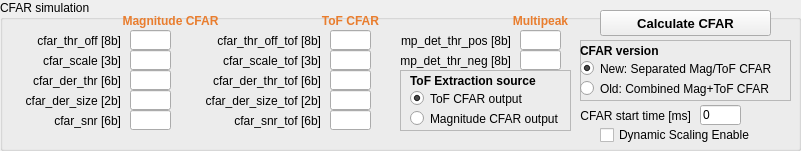
  <widget class="QGroupBox" name="groupBoxCFAR">
   <property name="enabled">
    <bool>true</bool>
   </property>
   <property name="geometry">
    <rect>
     <x>230</x>
     <y>10</y>
     <width>801</width>
     <height>151</height>
    </rect>
   </property>
   <property name="styleSheet">
    <string notr="true"/>
   </property>
   <property name="title">
    <string>CFAR simulation</string>
   </property>
   <widget class="QLabel" name="label_43">
    <property name="geometry">
     <rect>
      <x>10</x>
      <y>50</y>
      <width>111</width>
      <height>21</height>
     </rect>
    </property>
    <property name="text">
     <string>cfar_scale [3b]</string>
    </property>
    <property name="alignment">
     <set>Qt::AlignRight|Qt::AlignTrailing|Qt::AlignVCenter</set>
    </property>
   </widget>
   <widget class="QLabel" name="label_124">
    <property name="geometry">
     <rect>
      <x>10</x>
      <y>30</y>
      <width>111</width>
      <height>21</height>
     </rect>
    </property>
    <property name="text">
     <string>cfar_thr_off [8b]</string>
    </property>
    <property name="alignment">
     <set>Qt::AlignRight|Qt::AlignTrailing|Qt::AlignVCenter</set>
    </property>
   </widget>
   <widget class="CustomControls::LineEdit" name="lineEdit_199">
    <property name="geometry">
     <rect>
      <x>130</x>
      <y>90</y>
      <width>41</width>
      <height>20</height>
     </rect>
    </property>
    <property name="accessibleName">
     <string>CFAR_DER_SIZE</string>
    </property>
   </widget>
   <widget class="QLabel" name="label_127">
    <property name="geometry">
     <rect>
      <x>10</x>
      <y>70</y>
      <width>111</width>
      <height>21</height>
     </rect>
    </property>
    <property name="text">
     <string>cfar_der_thr [6b]</string>
    </property>
    <property name="alignment">
     <set>Qt::AlignRight|Qt::AlignTrailing|Qt::AlignVCenter</set>
    </property>
   </widget>
   <widget class="QLabel" name="label_132">
    <property name="geometry">
     <rect>
      <x>10</x>
      <y>90</y>
      <width>111</width>
      <height>21</height>
     </rect>
    </property>
    <property name="text">
     <string>cfar_der_size [2b]</string>
    </property>
    <property name="alignment">
     <set>Qt::AlignRight|Qt::AlignTrailing|Qt::AlignVCenter</set>
    </property>
   </widget>
   <widget class="CustomControls::LineEdit" name="lineEdit_200">
    <property name="geometry">
     <rect>
      <x>130</x>
      <y>70</y>
      <width>41</width>
      <height>20</height>
     </rect>
    </property>
    <property name="accessibleName">
     <string>CFAR_DER_THR</string>
    </property>
   </widget>
   <widget class="CustomControls::LineEdit" name="lineEdit_201">
    <property name="geometry">
     <rect>
      <x>130</x>
      <y>50</y>
      <width>41</width>
      <height>20</height>
     </rect>
    </property>
    <property name="accessibleName">
     <string>CFAR_SCALE</string>
    </property>
   </widget>
   <widget class="CustomControls::LineEdit" name="lineEdit_202">
    <property name="geometry">
     <rect>
      <x>130</x>
      <y>30</y>
      <width>41</width>
      <height>20</height>
     </rect>
    </property>
    <property name="accessibleName">
     <string>CFAR_THR_OFF</string>
    </property>
   </widget>
   <widget class="QLabel" name="label_133">
    <property name="geometry">
     <rect>
      <x>10</x>
      <y>110</y>
      <width>111</width>
      <height>21</height>
     </rect>
    </property>
    <property name="text">
     <string>cfar_snr [6b]</string>
    </property>
    <property name="alignment">
     <set>Qt::AlignRight|Qt::AlignTrailing|Qt::AlignVCenter</set>
    </property>
   </widget>
   <widget class="CustomControls::LineEdit" name="lineEdit_203">
    <property name="geometry">
     <rect>
      <x>130</x>
      <y>110</y>
      <width>41</width>
      <height>20</height>
     </rect>
    </property>
    <property name="accessibleName">
     <string>CFAR_SNR</string>
    </property>
   </widget>
   <widget class="QLabel" name="label_128">
    <property name="geometry">
     <rect>
      <x>580</x>
      <y>105</y>
      <width>111</width>
      <height>21</height>
     </rect>
    </property>
    <property name="text">
     <string>CFAR start time [ms]</string>
    </property>
    <property name="alignment">
     <set>Qt::AlignRight|Qt::AlignTrailing|Qt::AlignVCenter</set>
    </property>
   </widget>
   <widget class="CustomControls::RealEdit" name="lineEdit_204">
    <property name="geometry">
     <rect>
      <x>700</x>
      <y>105</y>
      <width>41</width>
      <height>20</height>
     </rect>
    </property>
    <property name="accessibleName">
     <string>CFAR_STARTMS</string>
    </property>
    <property name="text">
     <string>0</string>
    </property>
   </widget>
   <widget class="CustomControls::LineEdit" name="lineEdit_205">
    <property name="geometry">
     <rect>
      <x>330</x>
      <y>110</y>
      <width>41</width>
      <height>20</height>
     </rect>
    </property>
    <property name="accessibleName">
     <string>CFAR_SNR_TOF</string>
    </property>
   </widget>
   <widget class="QLabel" name="label_134">
    <property name="geometry">
     <rect>
      <x>190</x>
      <y>110</y>
      <width>131</width>
      <height>21</height>
     </rect>
    </property>
    <property name="text">
     <string>cfar_snr_tof [6b]</string>
    </property>
    <property name="alignment">
     <set>Qt::AlignRight|Qt::AlignTrailing|Qt::AlignVCenter</set>
    </property>
   </widget>
   <widget class="CustomControls::PushButton" name="pbCalcCFAR">
    <property name="geometry">
     <rect>
      <x>600</x>
      <y>10</y>
      <width>171</width>
      <height>26</height>
     </rect>
    </property>
    <property name="font">
     <font>
      <pointsize>10</pointsize>
      <weight>75</weight>
      <bold>true</bold>
     </font>
    </property>
    <property name="accessibleName">
     <string>CalcCFAR(sim)</string>
    </property>
    <property name="text">
     <string>Calculate CFAR</string>
    </property>
    <property name="checkable">
     <bool>false</bool>
    </property>
   </widget>
   <widget class="CustomControls::LineEdit" name="lineEdit_206">
    <property name="geometry">
     <rect>
      <x>330</x>
      <y>70</y>
      <width>41</width>
      <height>20</height>
     </rect>
    </property>
    <property name="accessibleName">
     <string>DER_THR_TOF</string>
    </property>
   </widget>
   <widget class="QLabel" name="label_138">
    <property name="geometry">
     <rect>
      <x>190</x>
      <y>70</y>
      <width>131</width>
      <height>21</height>
     </rect>
    </property>
    <property name="text">
     <string>cfar_der_thr_tof [6b]</string>
    </property>
    <property name="alignment">
     <set>Qt::AlignRight|Qt::AlignTrailing|Qt::AlignVCenter</set>
    </property>
   </widget>
   <widget class="QLabel" name="label_135">
    <property name="geometry">
     <rect>
      <x>380</x>
      <y>30</y>
      <width>131</width>
      <height>21</height>
     </rect>
    </property>
    <property name="text">
     <string>mp_det_thr_pos [8b]</string>
    </property>
    <property name="alignment">
     <set>Qt::AlignRight|Qt::AlignTrailing|Qt::AlignVCenter</set>
    </property>
   </widget>
   <widget class="CustomControls::LineEdit" name="lineEdit_207">
    <property name="geometry">
     <rect>
      <x>520</x>
      <y>30</y>
      <width>41</width>
      <height>20</height>
     </rect>
    </property>
    <property name="accessibleName">
     <string>MP_DET_THR_POS</string>
    </property>
   </widget>
   <widget class="QLabel" name="label_139">
    <property name="geometry">
     <rect>
      <x>380</x>
      <y>50</y>
      <width>131</width>
      <height>21</height>
     </rect>
    </property>
    <property name="text">
     <string>mp_det_thr_neg [8b]</string>
    </property>
    <property name="alignment">
     <set>Qt::AlignRight|Qt::AlignTrailing|Qt::AlignVCenter</set>
    </property>
   </widget>
   <widget class="CustomControls::LineEdit" name="lineEdit_208">
    <property name="geometry">
     <rect>
      <x>520</x>
      <y>50</y>
      <width>41</width>
      <height>20</height>
     </rect>
    </property>
    <property name="accessibleName">
     <string>MP_DET_THR_NEG</string>
    </property>
   </widget>
   <widget class="QLabel" name="label_55">
    <property name="geometry">
     <rect>
      <x>310</x>
      <y>10</y>
      <width>81</width>
      <height>21</height>
     </rect>
    </property>
    <property name="font">
     <font>
      <weight>75</weight>
      <bold>true</bold>
     </font>
    </property>
    <property name="styleSheet">
     <string notr="true">color: rgb(233, 125, 46);</string>
    </property>
    <property name="text">
     <string>ToF CFAR</string>
    </property>
    <property name="alignment">
     <set>Qt::AlignCenter</set>
    </property>
   </widget>
   <widget class="QLabel" name="label_58">
    <property name="geometry">
     <rect>
      <x>100</x>
      <y>10</y>
      <width>141</width>
      <height>21</height>
     </rect>
    </property>
    <property name="font">
     <font>
      <weight>75</weight>
      <bold>true</bold>
     </font>
    </property>
    <property name="styleSheet">
     <string notr="true">color: rgb(233, 125, 46);</string>
    </property>
    <property name="text">
     <string>Magnitude CFAR</string>
    </property>
    <property name="alignment">
     <set>Qt::AlignCenter</set>
    </property>
   </widget>
   <widget class="QLabel" name="label_59">
    <property name="geometry">
     <rect>
      <x>500</x>
      <y>10</y>
      <width>81</width>
      <height>21</height>
     </rect>
    </property>
    <property name="font">
     <font>
      <weight>75</weight>
      <bold>true</bold>
     </font>
    </property>
    <property name="styleSheet">
     <string notr="true">color: rgb(233, 125, 46);</string>
    </property>
    <property name="text">
     <string>Multipeak</string>
    </property>
    <property name="alignment">
     <set>Qt::AlignCenter</set>
    </property>
   </widget>
   <widget class="QLabel" name="label_140">
    <property name="geometry">
     <rect>
      <x>190</x>
      <y>90</y>
      <width>131</width>
      <height>21</height>
     </rect>
    </property>
    <property name="text">
     <string>cfar_der_size_tof [2b]</string>
    </property>
    <property name="alignment">
     <set>Qt::AlignRight|Qt::AlignTrailing|Qt::AlignVCenter</set>
    </property>
   </widget>
   <widget class="CustomControls::LineEdit" name="lineEdit_209">
    <property name="geometry">
     <rect>
      <x>330</x>
      <y>90</y>
      <width>41</width>
      <height>20</height>
     </rect>
    </property>
    <property name="accessibleName">
     <string>DER_SIZE_TOF</string>
    </property>
   </widget>
   <widget class="CustomControls::LineEdit" name="lineEdit_210">
    <property name="geometry">
     <rect>
      <x>330</x>
      <y>50</y>
      <width>41</width>
      <height>20</height>
     </rect>
    </property>
    <property name="accessibleName">
     <string>CFAR_SCALE_TOF</string>
    </property>
   </widget>
   <widget class="QLabel" name="label_125">
    <property name="geometry">
     <rect>
      <x>190</x>
      <y>30</y>
      <width>131</width>
      <height>21</height>
     </rect>
    </property>
    <property name="text">
     <string>cfar_thr_off_tof [8b]</string>
    </property>
    <property name="alignment">
     <set>Qt::AlignRight|Qt::AlignTrailing|Qt::AlignVCenter</set>
    </property>
   </widget>
   <widget class="CustomControls::LineEdit" name="lineEdit_211">
    <property name="geometry">
     <rect>
      <x>330</x>
      <y>30</y>
      <width>41</width>
      <height>20</height>
     </rect>
    </property>
    <property name="accessibleName">
     <string>THR_OFF_TOF</string>
    </property>
   </widget>
   <widget class="QLabel" name="label_44">
    <property name="geometry">
     <rect>
      <x>190</x>
      <y>50</y>
      <width>131</width>
      <height>21</height>
     </rect>
    </property>
    <property name="text">
     <string>cfar_scale_tof [3b]</string>
    </property>
    <property name="alignment">
     <set>Qt::AlignRight|Qt::AlignTrailing|Qt::AlignVCenter</set>
    </property>
   </widget>
   <widget class="QFrame" name="frame">
    <property name="geometry">
     <rect>
      <x>580</x>
      <y>40</y>
      <width>211</width>
      <height>61</height>
     </rect>
    </property>
    <property name="frameShape">
     <enum>QFrame::StyledPanel</enum>
    </property>
    <property name="frameShadow">
     <enum>QFrame::Raised</enum>
    </property>
    <widget class="QLabel" name="label_11">
     <property name="geometry">
      <rect>
       <x>0</x>
       <y>0</y>
       <width>201</width>
       <height>21</height>
      </rect>
     </property>
     <property name="font">
      <font>
       <weight>75</weight>
       <bold>true</bold>
      </font>
     </property>
     <property name="text">
      <string>CFAR version</string>
     </property>
    </widget>
    <widget class="CustomControls::RadioButton" name="radioButtonCFARv1">
     <property name="geometry">
      <rect>
       <x>0</x>
       <y>20</y>
       <width>211</width>
       <height>17</height>
      </rect>
     </property>
     <property name="layoutDirection">
      <enum>Qt::LeftToRight</enum>
     </property>
     <property name="text">
      <string>New: Separated Mag/ToF CFAR</string>
     </property>
     <property name="checked">
      <bool>true</bool>
     </property>
    </widget>
    <widget class="CustomControls::RadioButton" name="radioButtonCFARv2">
     <property name="geometry">
      <rect>
       <x>0</x>
       <y>40</y>
       <width>211</width>
       <height>17</height>
      </rect>
     </property>
     <property name="text">
      <string>Old: Combined Mag+ToF CFAR</string>
     </property>
    </widget>
   </widget>
   <widget class="QFrame" name="frame_2">
    <property name="geometry">
     <rect>
      <x>400</x>
      <y>70</y>
      <width>171</width>
      <height>61</height>
     </rect>
    </property>
    <property name="frameShape">
     <enum>QFrame::StyledPanel</enum>
    </property>
    <property name="frameShadow">
     <enum>QFrame::Raised</enum>
    </property>
    <widget class="CustomControls::RadioButton" name="rbSourceMag">
     <property name="geometry">
      <rect>
       <x>10</x>
       <y>40</y>
       <width>161</width>
       <height>17</height>
      </rect>
     </property>
     <property name="text">
      <string>Magnitude CFAR output</string>
     </property>
    </widget>
    <widget class="CustomControls::RadioButton" name="rbSourceToF">
     <property name="geometry">
      <rect>
       <x>10</x>
       <y>20</y>
       <width>161</width>
       <height>17</height>
      </rect>
     </property>
     <property name="text">
      <string>ToF CFAR output</string>
     </property>
     <property name="checked">
      <bool>true</bool>
     </property>
    </widget>
    <widget class="QLabel" name="label_18">
     <property name="geometry">
      <rect>
       <x>10</x>
       <y>0</y>
       <width>161</width>
       <height>21</height>
      </rect>
     </property>
     <property name="font">
      <font>
       <weight>75</weight>
       <bold>true</bold>
      </font>
     </property>
     <property name="text">
      <string>ToF Extraction source</string>
     </property>
    </widget>
   </widget>
   <widget class="CustomControls::CheckBox" name="checkBox_2">
    <property name="geometry">
     <rect>
      <x>600</x>
      <y>125</y>
      <width>151</width>
      <height>20</height>
     </rect>
    </property>
    <property name="accessibleName">
     <string>DYN_SC_ENA</string>
    </property>
    <property name="layoutDirection">
     <enum>Qt::LeftToRight</enum>
    </property>
    <property name="text">
     <string>Dynamic Scaling Enable</string>
    </property>
   </widget>
  </widget>
